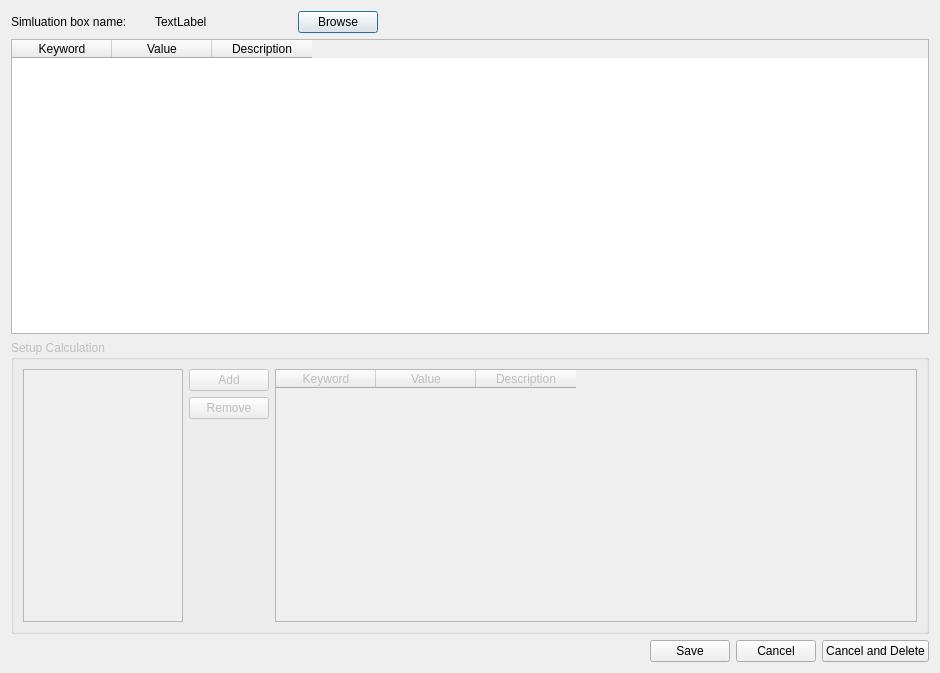
<?xml version="1.0" encoding="UTF-8"?>
<ui version="4.0">
 <class>setupOutputDialog</class>
 <widget class="QDialog" name="setupOutputDialog">
  <property name="geometry">
   <rect>
    <x>0</x>
    <y>0</y>
    <width>940</width>
    <height>673</height>
   </rect>
  </property>
  <property name="windowTitle">
   <string>Setup Routine</string>
  </property>
  <layout class="QVBoxLayout" name="verticalLayout_2">
   <item>
    <layout class="QHBoxLayout" name="horizontalLayout_4" stretch="1,1,0,4">
     <item>
      <widget class="QLabel" name="atoORcoeffLabel">
       <property name="text">
        <string>Simluation box name:</string>
       </property>
      </widget>
     </item>
     <item>
      <widget class="QLabel" name="atoFileLabel">
       <property name="text">
        <string>TextLabel</string>
       </property>
      </widget>
     </item>
     <item>
      <widget class="QPushButton" name="browseButton">
       <property name="text">
        <string>Browse</string>
       </property>
      </widget>
     </item>
     <item>
      <spacer name="horizontalSpacer_2">
       <property name="orientation">
        <enum>Qt::Horizontal</enum>
       </property>
       <property name="sizeHint" stdset="0">
        <size>
         <width>40</width>
         <height>20</height>
        </size>
       </property>
      </spacer>
     </item>
    </layout>
   </item>
   <item>
    <widget class="QTableWidget" name="outputSettingsTable">
     <column>
      <property name="text">
       <string>Keyword</string>
      </property>
     </column>
     <column>
      <property name="text">
       <string>Value</string>
      </property>
     </column>
     <column>
      <property name="text">
       <string>Description</string>
      </property>
     </column>
    </widget>
   </item>
   <item>
    <widget class="QGroupBox" name="calcGroupBox">
     <property name="enabled">
      <bool>false</bool>
     </property>
     <property name="title">
      <string>Setup Calculation</string>
     </property>
     <layout class="QVBoxLayout" name="verticalLayout_3">
      <item>
       <layout class="QHBoxLayout" name="horizontalLayout_2" stretch="1,0,4">
        <item>
         <widget class="QListWidget" name="calcsList"/>
        </item>
        <item>
         <layout class="QVBoxLayout" name="verticalLayout">
          <item>
           <widget class="QPushButton" name="addCalcButton">
            <property name="text">
             <string>Add</string>
            </property>
           </widget>
          </item>
          <item>
           <widget class="QPushButton" name="removeCalcButton">
            <property name="text">
             <string>Remove</string>
            </property>
           </widget>
          </item>
          <item>
           <spacer name="verticalSpacer">
            <property name="orientation">
             <enum>Qt::Vertical</enum>
            </property>
            <property name="sizeHint" stdset="0">
             <size>
              <width>20</width>
              <height>40</height>
             </size>
            </property>
           </spacer>
          </item>
         </layout>
        </item>
        <item>
         <widget class="QTableWidget" name="calcSettingsTable">
          <column>
           <property name="text">
            <string>Keyword</string>
           </property>
          </column>
          <column>
           <property name="text">
            <string>Value</string>
           </property>
          </column>
          <column>
           <property name="text">
            <string>Description</string>
           </property>
          </column>
         </widget>
        </item>
       </layout>
      </item>
     </layout>
    </widget>
   </item>
   <item>
    <layout class="QHBoxLayout" name="horizontalLayout">
     <item>
      <spacer name="horizontalSpacer">
       <property name="orientation">
        <enum>Qt::Horizontal</enum>
       </property>
       <property name="sizeHint" stdset="0">
        <size>
         <width>40</width>
         <height>20</height>
        </size>
       </property>
      </spacer>
     </item>
     <item>
      <widget class="QPushButton" name="saveButton">
       <property name="text">
        <string>Save</string>
       </property>
      </widget>
     </item>
     <item>
      <widget class="QPushButton" name="cancelButton">
       <property name="text">
        <string>Cancel</string>
       </property>
      </widget>
     </item>
     <item>
      <widget class="QPushButton" name="deleteOutputButton">
       <property name="text">
        <string>Cancel and Delete</string>
       </property>
      </widget>
     </item>
    </layout>
   </item>
  </layout>
 </widget>
 <resources/>
 <connections/>
</ui>
